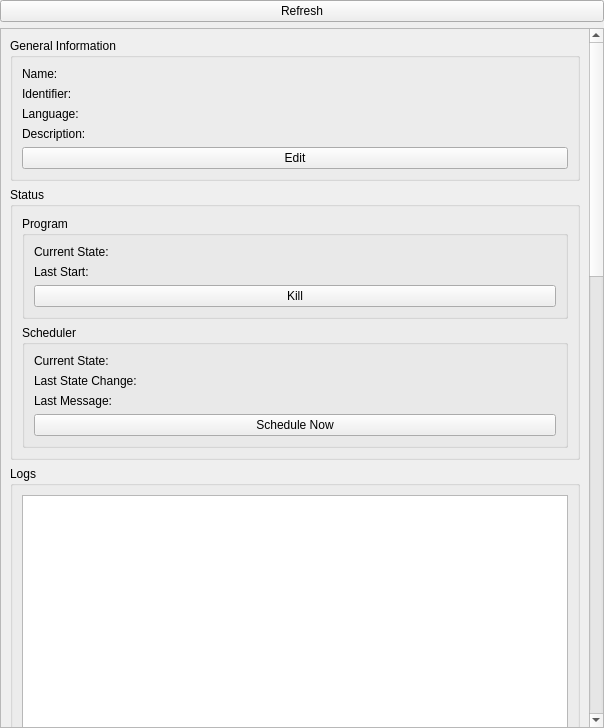
<?xml version="1.0" encoding="UTF-8"?>
<ui version="4.0">
 <class>ProgramInfo</class>
 <widget class="QWidget" name="ProgramInfo">
  <property name="geometry">
   <rect>
    <x>0</x>
    <y>0</y>
    <width>604</width>
    <height>728</height>
   </rect>
  </property>
  <property name="windowTitle">
   <string>Form</string>
  </property>
  <layout class="QVBoxLayout" name="verticalLayout_15">
   <property name="margin">
    <number>0</number>
   </property>
   <item>
    <widget class="QPushButton" name="button_refresh">
     <property name="text">
      <string>Refresh</string>
     </property>
    </widget>
   </item>
   <item>
    <widget class="QScrollArea" name="scrollArea">
     <property name="widgetResizable">
      <bool>true</bool>
     </property>
     <widget class="QWidget" name="scrollAreaWidgetContents">
      <property name="geometry">
       <rect>
        <x>0</x>
        <y>0</y>
        <width>586</width>
        <height>2078</height>
       </rect>
      </property>
      <layout class="QVBoxLayout" name="verticalLayout_10">
       <item>
        <widget class="QGroupBox" name="group_general">
         <property name="title">
          <string>General Information</string>
         </property>
         <layout class="QVBoxLayout" name="verticalLayout">
          <item>
           <layout class="QGridLayout" name="gridLayout">
            <item row="0" column="0">
             <widget class="QLabel" name="label_2">
              <property name="text">
               <string>Name:</string>
              </property>
             </widget>
            </item>
            <item row="1" column="0">
             <widget class="QLabel" name="label">
              <property name="text">
               <string>Identifier:</string>
              </property>
             </widget>
            </item>
            <item row="2" column="0">
             <widget class="QLabel" name="label_3">
              <property name="text">
               <string>Language:</string>
              </property>
             </widget>
            </item>
            <item row="0" column="1">
             <widget class="QLabel" name="label_name">
              <property name="sizePolicy">
               <sizepolicy hsizetype="Preferred" vsizetype="Preferred">
                <horstretch>1</horstretch>
                <verstretch>0</verstretch>
               </sizepolicy>
              </property>
              <property name="text">
               <string>&lt;name&gt;</string>
              </property>
              <property name="textFormat">
               <enum>Qt::PlainText</enum>
              </property>
              <property name="textInteractionFlags">
               <set>Qt::LinksAccessibleByMouse|Qt::TextSelectableByKeyboard|Qt::TextSelectableByMouse</set>
              </property>
             </widget>
            </item>
            <item row="1" column="1">
             <widget class="QLabel" name="label_identifier">
              <property name="text">
               <string>&lt;identifer&gt;</string>
              </property>
              <property name="textFormat">
               <enum>Qt::PlainText</enum>
              </property>
              <property name="textInteractionFlags">
               <set>Qt::LinksAccessibleByMouse|Qt::TextSelectableByKeyboard|Qt::TextSelectableByMouse</set>
              </property>
             </widget>
            </item>
            <item row="2" column="1">
             <widget class="QLabel" name="label_language">
              <property name="text">
               <string>&lt;language&gt;</string>
              </property>
              <property name="textFormat">
               <enum>Qt::PlainText</enum>
              </property>
              <property name="textInteractionFlags">
               <set>Qt::LinksAccessibleByMouse|Qt::TextSelectableByKeyboard|Qt::TextSelectableByMouse</set>
              </property>
             </widget>
            </item>
            <item row="4" column="0" colspan="2">
             <widget class="QPushButton" name="button_edit_general">
              <property name="text">
               <string>Edit</string>
              </property>
             </widget>
            </item>
            <item row="3" column="0">
             <widget class="QLabel" name="label_4">
              <property name="text">
               <string>Description:</string>
              </property>
              <property name="alignment">
               <set>Qt::AlignLeading|Qt::AlignLeft|Qt::AlignTop</set>
              </property>
             </widget>
            </item>
            <item row="3" column="1">
             <widget class="QLabel" name="label_description">
              <property name="text">
               <string>&lt;description&gt;</string>
              </property>
              <property name="textFormat">
               <enum>Qt::PlainText</enum>
              </property>
              <property name="textInteractionFlags">
               <set>Qt::LinksAccessibleByMouse|Qt::TextSelectableByKeyboard|Qt::TextSelectableByMouse</set>
              </property>
             </widget>
            </item>
           </layout>
          </item>
         </layout>
        </widget>
       </item>
       <item>
        <widget class="QGroupBox" name="groupBox_3">
         <property name="title">
          <string>Status</string>
         </property>
         <layout class="QVBoxLayout" name="verticalLayout_9">
          <item>
           <layout class="QGridLayout" name="gridLayout_9">
            <item row="0" column="0">
             <widget class="QGroupBox" name="groupBox_7">
              <property name="title">
               <string>Program</string>
              </property>
              <layout class="QVBoxLayout" name="verticalLayout_16">
               <item>
                <layout class="QGridLayout" name="gridLayout_14">
                 <item row="0" column="0">
                  <widget class="QLabel" name="label_10">
                   <property name="text">
                    <string>Current State:</string>
                   </property>
                   <property name="alignment">
                    <set>Qt::AlignLeading|Qt::AlignLeft|Qt::AlignTop</set>
                   </property>
                  </widget>
                 </item>
                 <item row="1" column="0">
                  <widget class="QLabel" name="label_35">
                   <property name="text">
                    <string>Last Start:</string>
                   </property>
                  </widget>
                 </item>
                 <item row="0" column="1">
                  <widget class="QLabel" name="label_program_current_state">
                   <property name="text">
                    <string>&lt;current-program-state&gt;</string>
                   </property>
                   <property name="textFormat">
                    <enum>Qt::PlainText</enum>
                   </property>
                   <property name="wordWrap">
                    <bool>true</bool>
                   </property>
                   <property name="textInteractionFlags">
                    <set>Qt::LinksAccessibleByMouse|Qt::TextSelectableByKeyboard|Qt::TextSelectableByMouse</set>
                   </property>
                  </widget>
                 </item>
                 <item row="1" column="1">
                  <widget class="QLabel" name="label_last_start">
                   <property name="sizePolicy">
                    <sizepolicy hsizetype="Preferred" vsizetype="Preferred">
                     <horstretch>1</horstretch>
                     <verstretch>0</verstretch>
                    </sizepolicy>
                   </property>
                   <property name="text">
                    <string>&lt;last-start&gt;</string>
                   </property>
                   <property name="textFormat">
                    <enum>Qt::PlainText</enum>
                   </property>
                   <property name="textInteractionFlags">
                    <set>Qt::LinksAccessibleByMouse|Qt::TextSelectableByKeyboard|Qt::TextSelectableByMouse</set>
                   </property>
                  </widget>
                 </item>
                 <item row="2" column="0" colspan="2">
                  <widget class="QPushButton" name="button_kill">
                   <property name="text">
                    <string>Kill</string>
                   </property>
                  </widget>
                 </item>
                </layout>
               </item>
              </layout>
             </widget>
            </item>
            <item row="1" column="0">
             <widget class="QGroupBox" name="groupBox_8">
              <property name="title">
               <string>Scheduler</string>
              </property>
              <layout class="QVBoxLayout" name="verticalLayout_17">
               <item>
                <layout class="QGridLayout" name="gridLayout_15">
                 <item row="1" column="1">
                  <widget class="QLabel" name="label_last_scheduler_state_change">
                   <property name="sizePolicy">
                    <sizepolicy hsizetype="Preferred" vsizetype="Preferred">
                     <horstretch>1</horstretch>
                     <verstretch>0</verstretch>
                    </sizepolicy>
                   </property>
                   <property name="text">
                    <string>&lt;last-state-change&gt;</string>
                   </property>
                   <property name="textFormat">
                    <enum>Qt::PlainText</enum>
                   </property>
                   <property name="textInteractionFlags">
                    <set>Qt::LinksAccessibleByMouse|Qt::TextSelectableByKeyboard|Qt::TextSelectableByMouse</set>
                   </property>
                  </widget>
                 </item>
                 <item row="1" column="0">
                  <widget class="QLabel" name="label_8">
                   <property name="text">
                    <string>Last State Change:</string>
                   </property>
                   <property name="alignment">
                    <set>Qt::AlignLeading|Qt::AlignLeft|Qt::AlignTop</set>
                   </property>
                  </widget>
                 </item>
                 <item row="0" column="0">
                  <widget class="QLabel" name="label_12">
                   <property name="text">
                    <string>Current State:</string>
                   </property>
                  </widget>
                 </item>
                 <item row="0" column="1">
                  <widget class="QLabel" name="label_scheduler_current_state">
                   <property name="text">
                    <string>&lt;current-scheduler-state&gt;</string>
                   </property>
                   <property name="textFormat">
                    <enum>Qt::PlainText</enum>
                   </property>
                   <property name="wordWrap">
                    <bool>true</bool>
                   </property>
                   <property name="textInteractionFlags">
                    <set>Qt::LinksAccessibleByMouse|Qt::TextSelectableByKeyboard|Qt::TextSelectableByMouse</set>
                   </property>
                  </widget>
                 </item>
                 <item row="3" column="0" colspan="2">
                  <widget class="QPushButton" name="button_schedule_now">
                   <property name="text">
                    <string>Schedule Now</string>
                   </property>
                  </widget>
                 </item>
                 <item row="2" column="0">
                  <widget class="QLabel" name="label_13">
                   <property name="text">
                    <string>Last Message:</string>
                   </property>
                  </widget>
                 </item>
                 <item row="2" column="1">
                  <widget class="QLabel" name="label_last_scheduler_message">
                   <property name="text">
                    <string>&lt;last-message&gt;</string>
                   </property>
                   <property name="wordWrap">
                    <bool>true</bool>
                   </property>
                   <property name="textInteractionFlags">
                    <set>Qt::LinksAccessibleByMouse|Qt::TextSelectableByKeyboard|Qt::TextSelectableByMouse</set>
                   </property>
                  </widget>
                 </item>
                </layout>
               </item>
              </layout>
             </widget>
            </item>
           </layout>
          </item>
         </layout>
        </widget>
       </item>
       <item>
        <widget class="QGroupBox" name="group_logs">
         <property name="title">
          <string>Logs</string>
         </property>
         <layout class="QVBoxLayout" name="verticalLayout_11">
          <item>
           <layout class="QGridLayout" name="gridLayout_10">
            <item row="2" column="0">
             <widget class="QPushButton" name="button_download_logs">
              <property name="text">
               <string>Download</string>
              </property>
             </widget>
            </item>
            <item row="2" column="1">
             <widget class="QPushButton" name="button_delete_logs">
              <property name="text">
               <string>Delete</string>
              </property>
             </widget>
            </item>
            <item row="1" column="0" colspan="2">
             <widget class="QTreeView" name="tree_logs">
              <property name="minimumSize">
               <size>
                <width>0</width>
                <height>300</height>
               </size>
              </property>
              <property name="editTriggers">
               <set>QAbstractItemView::NoEditTriggers</set>
              </property>
              <property name="selectionMode">
               <enum>QAbstractItemView::MultiSelection</enum>
              </property>
             </widget>
            </item>
           </layout>
          </item>
         </layout>
        </widget>
       </item>
       <item>
        <widget class="QGroupBox" name="group_files">
         <property name="title">
          <string>Files</string>
         </property>
         <layout class="QVBoxLayout" name="verticalLayout_2">
          <item>
           <layout class="QGridLayout" name="gridLayout_4">
            <item row="1" column="0">
             <widget class="QPushButton" name="button_upload_files">
              <property name="text">
               <string>Upload</string>
              </property>
             </widget>
            </item>
            <item row="1" column="1">
             <widget class="QPushButton" name="button_download_files">
              <property name="text">
               <string>Download</string>
              </property>
             </widget>
            </item>
            <item row="1" column="2">
             <widget class="QPushButton" name="button_rename_file">
              <property name="text">
               <string>Rename</string>
              </property>
             </widget>
            </item>
            <item row="1" column="3">
             <widget class="QPushButton" name="button_delete_files">
              <property name="text">
               <string>Delete</string>
              </property>
             </widget>
            </item>
            <item row="0" column="0" colspan="4">
             <widget class="QTreeView" name="tree_files">
              <property name="minimumSize">
               <size>
                <width>0</width>
                <height>300</height>
               </size>
              </property>
             </widget>
            </item>
           </layout>
          </item>
         </layout>
        </widget>
       </item>
       <item>
        <widget class="QGroupBox" name="group_language">
         <property name="title">
          <string>&lt;language&gt; Configuration</string>
         </property>
         <layout class="QVBoxLayout" name="verticalLayout_3">
          <item>
           <layout class="QGridLayout" name="gridLayout_3">
            <item row="0" column="0">
             <widget class="QLabel" name="label_7">
              <property name="text">
               <string>&lt;language-configuration&gt;</string>
              </property>
             </widget>
            </item>
            <item row="1" column="0">
             <widget class="QPushButton" name="button_edit_language">
              <property name="text">
               <string>Edit</string>
              </property>
             </widget>
            </item>
           </layout>
          </item>
         </layout>
        </widget>
       </item>
       <item>
        <widget class="QGroupBox" name="group_arguments">
         <property name="title">
          <string>Arguments and Evironment</string>
         </property>
         <layout class="QVBoxLayout" name="verticalLayout_4">
          <item>
           <layout class="QGridLayout" name="gridLayout_2">
            <item row="1" column="0">
             <widget class="QLabel" name="label_5">
              <property name="text">
               <string>Environment:</string>
              </property>
              <property name="alignment">
               <set>Qt::AlignLeading|Qt::AlignLeft|Qt::AlignTop</set>
              </property>
             </widget>
            </item>
            <item row="0" column="0">
             <widget class="QLabel" name="label_6">
              <property name="text">
               <string>Arguments:</string>
              </property>
              <property name="alignment">
               <set>Qt::AlignLeading|Qt::AlignLeft|Qt::AlignTop</set>
              </property>
             </widget>
            </item>
            <item row="0" column="1">
             <widget class="QLabel" name="label_arguments">
              <property name="sizePolicy">
               <sizepolicy hsizetype="Preferred" vsizetype="Preferred">
                <horstretch>1</horstretch>
                <verstretch>0</verstretch>
               </sizepolicy>
              </property>
              <property name="text">
               <string>&lt;arguments&gt;</string>
              </property>
              <property name="textFormat">
               <enum>Qt::PlainText</enum>
              </property>
              <property name="alignment">
               <set>Qt::AlignLeading|Qt::AlignLeft|Qt::AlignTop</set>
              </property>
              <property name="textInteractionFlags">
               <set>Qt::LinksAccessibleByMouse|Qt::TextSelectableByKeyboard|Qt::TextSelectableByMouse</set>
              </property>
             </widget>
            </item>
            <item row="1" column="1">
             <widget class="QLabel" name="label_environment">
              <property name="text">
               <string>&lt;environment&gt;</string>
              </property>
              <property name="textFormat">
               <enum>Qt::PlainText</enum>
              </property>
              <property name="alignment">
               <set>Qt::AlignLeading|Qt::AlignLeft|Qt::AlignTop</set>
              </property>
              <property name="textInteractionFlags">
               <set>Qt::LinksAccessibleByMouse|Qt::TextSelectableByKeyboard|Qt::TextSelectableByMouse</set>
              </property>
             </widget>
            </item>
            <item row="2" column="0" colspan="2">
             <widget class="QPushButton" name="button_edit_arguments">
              <property name="text">
               <string>Edit</string>
              </property>
             </widget>
            </item>
           </layout>
          </item>
         </layout>
        </widget>
       </item>
       <item>
        <widget class="QGroupBox" name="group_stdio">
         <property name="title">
          <string>Stdio Redirection</string>
         </property>
         <layout class="QVBoxLayout" name="verticalLayout_5">
          <item>
           <layout class="QGridLayout" name="gridLayout_5">
            <item row="0" column="0">
             <widget class="QGroupBox" name="groupBox_4">
              <property name="title">
               <string>Standard Input</string>
              </property>
              <layout class="QVBoxLayout" name="verticalLayout_12">
               <item>
                <layout class="QGridLayout" name="gridLayout_11">
                 <item row="0" column="0">
                  <widget class="QLabel" name="label_9">
                   <property name="text">
                    <string>Source:</string>
                   </property>
                  </widget>
                 </item>
                 <item row="0" column="1">
                  <widget class="QLabel" name="label_stdin_source">
                   <property name="sizePolicy">
                    <sizepolicy hsizetype="Preferred" vsizetype="Preferred">
                     <horstretch>1</horstretch>
                     <verstretch>0</verstretch>
                    </sizepolicy>
                   </property>
                   <property name="text">
                    <string>&lt;stdin-source&gt;</string>
                   </property>
                   <property name="textFormat">
                    <enum>Qt::PlainText</enum>
                   </property>
                   <property name="textInteractionFlags">
                    <set>Qt::LinksAccessibleByMouse|Qt::TextSelectableByKeyboard|Qt::TextSelectableByMouse</set>
                   </property>
                  </widget>
                 </item>
                 <item row="1" column="0">
                  <widget class="QLabel" name="label_stdin_pipe_input_title">
                   <property name="text">
                    <string>Input:</string>
                   </property>
                  </widget>
                 </item>
                 <item row="1" column="1">
                  <layout class="QHBoxLayout" name="horizontalLayout">
                   <item>
                    <widget class="QLineEdit" name="edit_stdin_pipe_input"/>
                   </item>
                   <item>
                    <widget class="QPushButton" name="button_send_stdin_pipe_input">
                     <property name="text">
                      <string>Send Line</string>
                     </property>
                    </widget>
                   </item>
                  </layout>
                 </item>
                 <item row="2" column="0">
                  <widget class="QLabel" name="label_stdin_file_title">
                   <property name="text">
                    <string>File:</string>
                   </property>
                  </widget>
                 </item>
                 <item row="2" column="1">
                  <widget class="QLabel" name="label_stdin_file">
                   <property name="text">
                    <string>&lt;stdin-file&gt;</string>
                   </property>
                   <property name="textFormat">
                    <enum>Qt::PlainText</enum>
                   </property>
                   <property name="textInteractionFlags">
                    <set>Qt::LinksAccessibleByMouse|Qt::TextSelectableByKeyboard|Qt::TextSelectableByMouse</set>
                   </property>
                  </widget>
                 </item>
                </layout>
               </item>
              </layout>
             </widget>
            </item>
            <item row="1" column="0">
             <widget class="QGroupBox" name="groupBox_5">
              <property name="title">
               <string>Standard Output</string>
              </property>
              <layout class="QVBoxLayout" name="verticalLayout_13">
               <item>
                <layout class="QGridLayout" name="gridLayout_12">
                 <item row="0" column="0">
                  <widget class="QLabel" name="label_17">
                   <property name="text">
                    <string>Target:</string>
                   </property>
                  </widget>
                 </item>
                 <item row="1" column="0">
                  <widget class="QLabel" name="label_stdout_file_title">
                   <property name="text">
                    <string>File:</string>
                   </property>
                  </widget>
                 </item>
                 <item row="0" column="1">
                  <widget class="QLabel" name="label_stdout_target">
                   <property name="sizePolicy">
                    <sizepolicy hsizetype="Preferred" vsizetype="Preferred">
                     <horstretch>1</horstretch>
                     <verstretch>0</verstretch>
                    </sizepolicy>
                   </property>
                   <property name="text">
                    <string>&lt;stdout-target&gt;</string>
                   </property>
                   <property name="textFormat">
                    <enum>Qt::PlainText</enum>
                   </property>
                   <property name="textInteractionFlags">
                    <set>Qt::LinksAccessibleByMouse|Qt::TextSelectableByKeyboard|Qt::TextSelectableByMouse</set>
                   </property>
                  </widget>
                 </item>
                 <item row="1" column="1">
                  <widget class="QLabel" name="label_stdout_file">
                   <property name="text">
                    <string>&lt;stdout-file&gt;</string>
                   </property>
                   <property name="textFormat">
                    <enum>Qt::PlainText</enum>
                   </property>
                   <property name="textInteractionFlags">
                    <set>Qt::LinksAccessibleByMouse|Qt::TextSelectableByKeyboard|Qt::TextSelectableByMouse</set>
                   </property>
                  </widget>
                 </item>
                </layout>
               </item>
              </layout>
             </widget>
            </item>
            <item row="2" column="0">
             <widget class="QGroupBox" name="groupBox_6">
              <property name="title">
               <string>Standard Error</string>
              </property>
              <layout class="QVBoxLayout" name="verticalLayout_14">
               <item>
                <layout class="QGridLayout" name="gridLayout_13">
                 <item row="0" column="0">
                  <widget class="QLabel" name="label_11">
                   <property name="text">
                    <string>Target:</string>
                   </property>
                  </widget>
                 </item>
                 <item row="0" column="1">
                  <widget class="QLabel" name="label_stderr_target">
                   <property name="sizePolicy">
                    <sizepolicy hsizetype="Preferred" vsizetype="Preferred">
                     <horstretch>1</horstretch>
                     <verstretch>0</verstretch>
                    </sizepolicy>
                   </property>
                   <property name="text">
                    <string>&lt;stderr-target&gt;</string>
                   </property>
                   <property name="textFormat">
                    <enum>Qt::PlainText</enum>
                   </property>
                   <property name="textInteractionFlags">
                    <set>Qt::LinksAccessibleByMouse|Qt::TextSelectableByKeyboard|Qt::TextSelectableByMouse</set>
                   </property>
                  </widget>
                 </item>
                 <item row="1" column="0">
                  <widget class="QLabel" name="label_stderr_file_title">
                   <property name="text">
                    <string>File:</string>
                   </property>
                  </widget>
                 </item>
                 <item row="1" column="1">
                  <widget class="QLabel" name="label_stderr_file">
                   <property name="text">
                    <string>&lt;stderr-file&gt;</string>
                   </property>
                   <property name="textFormat">
                    <enum>Qt::PlainText</enum>
                   </property>
                   <property name="textInteractionFlags">
                    <set>Qt::LinksAccessibleByMouse|Qt::TextSelectableByKeyboard|Qt::TextSelectableByMouse</set>
                   </property>
                  </widget>
                 </item>
                </layout>
               </item>
              </layout>
             </widget>
            </item>
            <item row="3" column="0">
             <widget class="QPushButton" name="button_edit_stdio">
              <property name="text">
               <string>Edit</string>
              </property>
             </widget>
            </item>
           </layout>
          </item>
         </layout>
        </widget>
       </item>
       <item>
        <widget class="QGroupBox" name="group_schedule">
         <property name="title">
          <string>Schedule</string>
         </property>
         <layout class="QVBoxLayout" name="verticalLayout_6">
          <item>
           <layout class="QGridLayout" name="gridLayout_6">
            <item row="0" column="0">
             <widget class="QGroupBox" name="groupBox">
              <property name="title">
               <string>Start</string>
              </property>
              <layout class="QVBoxLayout" name="verticalLayout_7">
               <item>
                <layout class="QGridLayout" name="gridLayout_7">
                 <item row="2" column="0">
                  <widget class="QLabel" name="label_start_delay_title">
                   <property name="text">
                    <string>Delay:</string>
                   </property>
                  </widget>
                 </item>
                 <item row="1" column="0">
                  <widget class="QLabel" name="label_start_time_title">
                   <property name="text">
                    <string>Time:</string>
                   </property>
                  </widget>
                 </item>
                 <item row="0" column="0">
                  <widget class="QLabel" name="label_14">
                   <property name="text">
                    <string>Condition:</string>
                   </property>
                  </widget>
                 </item>
                 <item row="0" column="1">
                  <widget class="QLabel" name="label_start_condition">
                   <property name="sizePolicy">
                    <sizepolicy hsizetype="Preferred" vsizetype="Preferred">
                     <horstretch>1</horstretch>
                     <verstretch>0</verstretch>
                    </sizepolicy>
                   </property>
                   <property name="text">
                    <string>&lt;start-condition&gt;</string>
                   </property>
                   <property name="textFormat">
                    <enum>Qt::PlainText</enum>
                   </property>
                   <property name="textInteractionFlags">
                    <set>Qt::LinksAccessibleByMouse|Qt::TextSelectableByKeyboard|Qt::TextSelectableByMouse</set>
                   </property>
                  </widget>
                 </item>
                 <item row="1" column="1">
                  <widget class="QLabel" name="label_start_time">
                   <property name="text">
                    <string>&lt;start-time&gt;</string>
                   </property>
                   <property name="textFormat">
                    <enum>Qt::PlainText</enum>
                   </property>
                   <property name="textInteractionFlags">
                    <set>Qt::LinksAccessibleByMouse|Qt::TextSelectableByKeyboard|Qt::TextSelectableByMouse</set>
                   </property>
                  </widget>
                 </item>
                 <item row="2" column="1">
                  <widget class="QLabel" name="label_start_delay">
                   <property name="text">
                    <string>&lt;start-delay&gt;</string>
                   </property>
                   <property name="textFormat">
                    <enum>Qt::PlainText</enum>
                   </property>
                   <property name="textInteractionFlags">
                    <set>Qt::LinksAccessibleByMouse|Qt::TextSelectableByKeyboard|Qt::TextSelectableByMouse</set>
                   </property>
                  </widget>
                 </item>
                </layout>
               </item>
              </layout>
             </widget>
            </item>
            <item row="1" column="0">
             <widget class="QGroupBox" name="groupBox_2">
              <property name="title">
               <string>Repeat</string>
              </property>
              <layout class="QVBoxLayout" name="verticalLayout_8">
               <item>
                <layout class="QGridLayout" name="gridLayout_8">
                 <item row="0" column="0">
                  <widget class="QLabel" name="label_20">
                   <property name="text">
                    <string>Mode:</string>
                   </property>
                  </widget>
                 </item>
                 <item row="2" column="0">
                  <widget class="QLabel" name="label_repeat_fields_title">
                   <property name="text">
                    <string>Fields:</string>
                   </property>
                  </widget>
                 </item>
                 <item row="1" column="0">
                  <widget class="QLabel" name="label_repeat_interval_title">
                   <property name="text">
                    <string>Interval:</string>
                   </property>
                  </widget>
                 </item>
                 <item row="0" column="1">
                  <widget class="QLabel" name="label_repeat_mode">
                   <property name="sizePolicy">
                    <sizepolicy hsizetype="Preferred" vsizetype="Preferred">
                     <horstretch>1</horstretch>
                     <verstretch>0</verstretch>
                    </sizepolicy>
                   </property>
                   <property name="text">
                    <string>&lt;repeat-mode&gt;</string>
                   </property>
                   <property name="textFormat">
                    <enum>Qt::PlainText</enum>
                   </property>
                   <property name="textInteractionFlags">
                    <set>Qt::LinksAccessibleByMouse|Qt::TextSelectableByKeyboard|Qt::TextSelectableByMouse</set>
                   </property>
                  </widget>
                 </item>
                 <item row="1" column="1">
                  <widget class="QLabel" name="label_repeat_interval">
                   <property name="text">
                    <string>&lt;repeat-interval&gt;</string>
                   </property>
                   <property name="textFormat">
                    <enum>Qt::PlainText</enum>
                   </property>
                   <property name="textInteractionFlags">
                    <set>Qt::LinksAccessibleByMouse|Qt::TextSelectableByKeyboard|Qt::TextSelectableByMouse</set>
                   </property>
                  </widget>
                 </item>
                 <item row="2" column="1">
                  <widget class="QLabel" name="label_repeat_fields">
                   <property name="text">
                    <string>&lt;repeat-seconds&gt;</string>
                   </property>
                   <property name="textFormat">
                    <enum>Qt::PlainText</enum>
                   </property>
                   <property name="textInteractionFlags">
                    <set>Qt::LinksAccessibleByMouse|Qt::TextSelectableByKeyboard|Qt::TextSelectableByMouse</set>
                   </property>
                  </widget>
                 </item>
                </layout>
               </item>
              </layout>
             </widget>
            </item>
            <item row="2" column="0">
             <widget class="QPushButton" name="button_edit_schedule">
              <property name="text">
               <string>Edit</string>
              </property>
             </widget>
            </item>
           </layout>
          </item>
         </layout>
        </widget>
       </item>
      </layout>
     </widget>
    </widget>
   </item>
  </layout>
 </widget>
 <tabstops>
  <tabstop>button_refresh</tabstop>
  <tabstop>scrollArea</tabstop>
  <tabstop>button_edit_general</tabstop>
  <tabstop>tree_logs</tabstop>
  <tabstop>button_download_logs</tabstop>
  <tabstop>button_delete_logs</tabstop>
  <tabstop>button_upload_files</tabstop>
  <tabstop>button_download_files</tabstop>
  <tabstop>button_rename_file</tabstop>
  <tabstop>button_delete_files</tabstop>
  <tabstop>button_edit_language</tabstop>
  <tabstop>button_edit_arguments</tabstop>
  <tabstop>button_edit_stdio</tabstop>
 </tabstops>
 <resources/>
 <connections/>
</ui>
